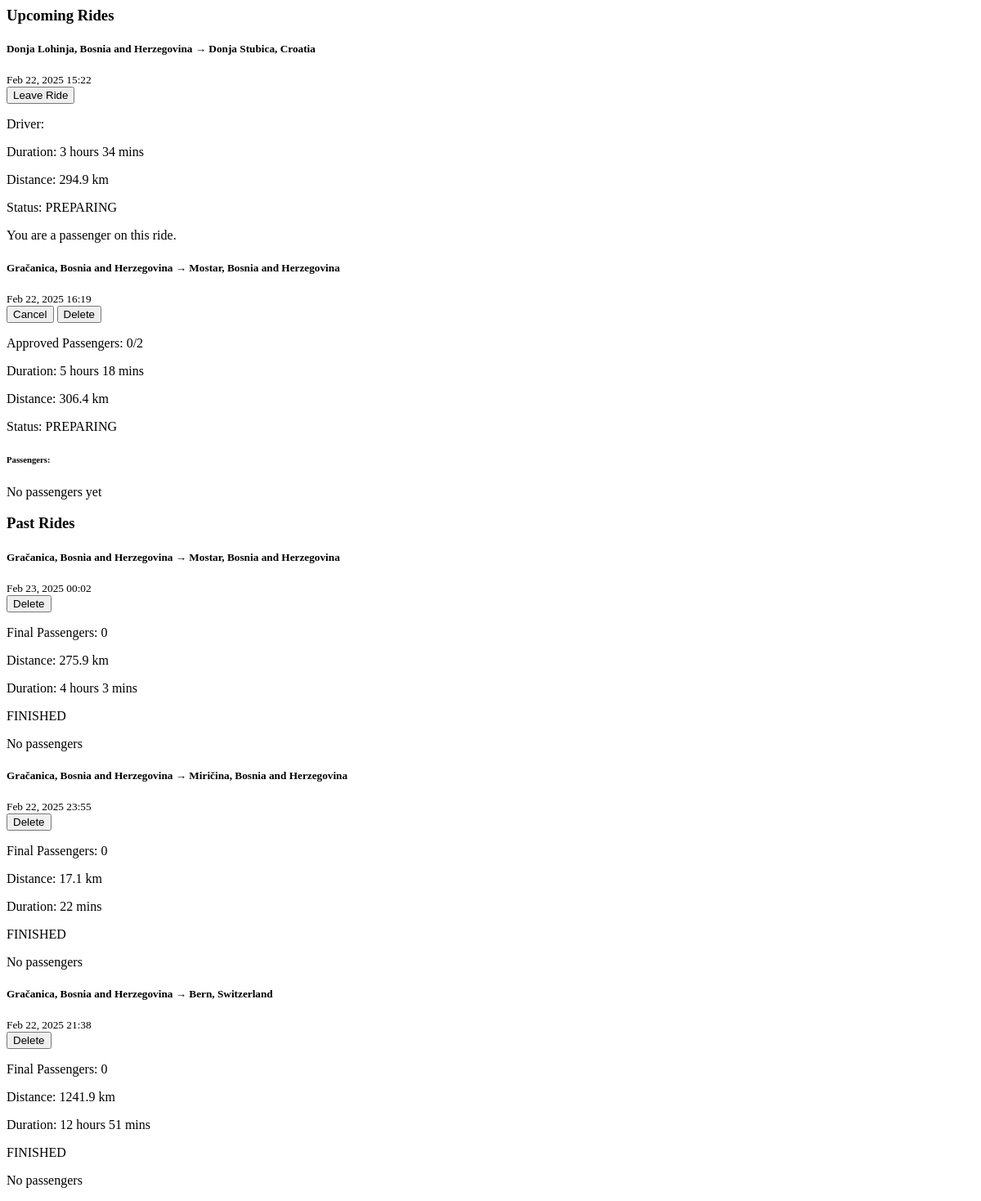
Before: /profile/my_rides/ (signed in) with the older database file.
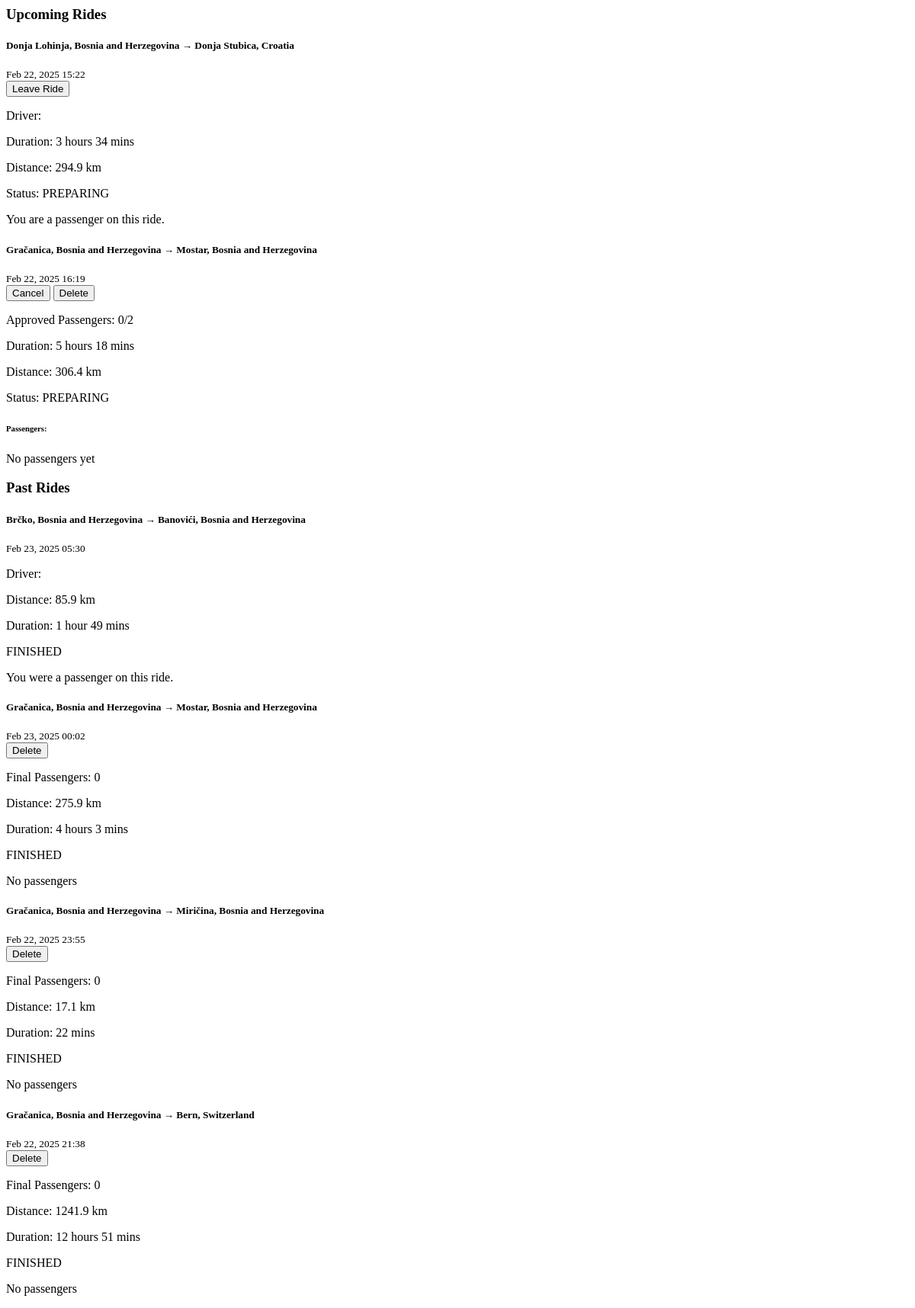
After: the same page with the newer database file.
### base/models.py (models this page shows)
class Ride(models.Model):
    start = models.CharField(max_length=50)
    end = models.CharField (max_length=50)
    distance = models.DecimalField(max_digits=10, decimal_places=2, default=0.00)
    travelers = models.IntegerField(default=1)
    duration = models.DurationField(null=True, blank=True)
    created_on = models.DateTimeField(default=timezone.now)  # Changed from auto_now_add
    start_date = models.DateTimeField(default=timezone.now)
    STATUS_CHOICES = [
        ('PREPARING', 'Preparing'),
        ('FINISHED', 'Finished'),
        ('CANCELED', 'Canceled'),
    ]
    status = models.CharField(
        max_length=10,
        choices=STATUS_CHOICES,
        default='PREPARING'
    )
    origin_place_id = models.CharField(max_length=255, null=True)
    origin_latitude = models.FloatField(default=0)
    origin_longitude = models.FloatField(default=0)
    destination_place_id = models.CharField(max_length=255, null=True)
    destination_latitude = models.FloatField(default=0)
    destination_longitude = models.FloatField(default=0)
    distance_km = models.FloatField(default=0)
    duration_text = models.CharField(max_length=100, null=True)
    selected_route_index = models.IntegerField(default=0)
    selected_route_polyline = models.TextField(default='')

### user_profile/views.py (the view)
# urls.py: path('', include('rides.urls')),
def rides(request):
    now = timezone.now()
    user = request.user
    approved_applications = Prefetch(
        'applications',
        queryset=RideApplication.objects.filter(status='APPROVED').select_related('user'),
        to_attr='approved_passengers'
    )
    user_rides = Ride.objects.filter(
        riders__user=user
    ).annotate(
        is_driver=Case(
            When(riders__user=user, riders__is_driver=True, then=True),
            default=False,
            output_field=BooleanField()
        ),
    approved_count=Count('applications', filter=Q(applications__status='APPROVED')),
    initial_travelers=F('travelers')
).prefetch_related(approved_applications, 'riders__user')
    future_rides = user_rides.filter(status='PREPARING').order_by('start_date')
    past_rides = user_rides.filter(~Q(status='PREPARING')).order_by('-start_date')
    context = {'future_rides': future_rides, 'past_rides': past_rides, 'user': user}
    return render(request, 'my_rides.html', context)

### user_profile/templates/my_rides.html (shortened to what the changed rows need)
{% load static %}
<div class="container mt-4">
    <div class="mb-5">
        {% if future_rides %}
            {% for ride in future_rides %}
            <div class="card mb-4 shadow-sm">
                <div class="card-header d-flex justify-content-between align-items-center">
                    <div>
                        <h5 class="mb-0">
                             {{ ride.start }} → {{ ride.end }}
                        </h5>
                        <small>{{ ride.start_date|date:"M d, Y H:i" }}</small>
                    </div>
                    <div class="d-flex gap-2">
                        {% if ride.is_driver %}
                            <button class="btn btn-warning btn-sm cancel-ride" data-ride-id="{{ ride.id }}">
                                 Cancel
                            </button>
                            <button class="btn btn-danger btn-sm delete-ride" data-ride-id="{{ ride.id }}">
                                 Delete
                            </button>
                        {% else %}
                            <button class="btn btn-secondary btn-sm leave-ride" data-ride-id="{{ ride.id }}">
                                 Leave Ride
                            </button>
                        {% endif %}
                    </div>
                </div>
                <div class="card-body">
                    <div class="row mb-3">
                        <div class="col-md-6">
                            {% if ride.is_driver %}
                                <p> Approved Passengers: {{ ride.approved_count }}/{{ ride.initial_travelers }}</p>
                            {% else %}
                                <p> Driver: {{ ride.driver_association.0.user.username }}</p>
                            {% endif %}
                            <p> Duration: {{ ride.duration_text }}</p>
                        </div>
                        <div class="col-md-6">
                            <p> Distance: {{ ride.distance_km|floatformat:1 }} km</p>
                            <p> Status: {{ ride.status }}</p>
                        </div>
                    </div>
                    {% if ride.is_driver %}
                        <h6>Passengers:</h6>
                        {% if ride.approved_count > 0 %}
                            <div class="list-group">
                                {% for application in ride.approved_passengers %}
                                    <div class="list-group-item d-flex justify-content-between align-items-center">
                                        <div class="d-flex align-items-center">
                                            {% if application.user.path_to_profile_picture %}
                                                <img src="{% static 'base/profile_pictures/'|add:application.user.path_to_profile_picture %}"
                                                     class="rounded-circle me-2"
                                                     width="40"
                                                     height="40"
                                                     alt="Profile photo">
                                            {% endif %}
                                            <div>
                                                <h6 class="mb-0">{{ application.user.username }}</h6>
                                                <small class="text-muted">Passenger</small>
                                            </div>
                                        </div>
                                        <form action="{% url 'user_profile:remove_passenger' %}" method="POST">
                                            {% csrf_token %}
                                            <p>{{ ride_id }}</p>
                                            <p>{{ application.user.id }}</p>
                                            <input type="hidden" name="ride_id" value="{{ ride.id }}">
                                            <input type="hidden" name="user_id" value="{{ application.user.id }}">
                                            <button class="btn btn-danger" type="submit">Remove passenger</button>
                                        </form>
                                    </div>
                                {% endfor %}
                            </div>
                        {% else %}
                            <p class="text-muted">No passengers yet</p>
                        {% endif %}
                    {% else %}
                        <p>You are a passenger on this ride.</p>
                    {% endif %}
                </div>
            </div>
            {% endfor %}
        {% else %}
            <div class="alert alert-info">
                <i class="bi bi-info-circle"></i> You have no upcoming rides.
            </div>
        {% endif %}
    </div>
    <div>
        {% if past_rides %}
            {% for ride in past_rides %}
                <div class="card mb-4 shadow-sm">
                    <div class="card-header bg-secondary text-white d-flex justify-content-between align-items-center">
                        <div>
                            <h5 class="mb-0">
                                 {{ ride.start }} → {{ ride.end }}
                            </h5>
                            <small>{{ ride.start_date|date:"M d, Y H:i" }}</small>
                        </div>
                        <div>
                            {% if ride.is_driver %}
                                <button class="btn btn-danger btn-sm delete-ride" data-ride-id="{{ ride.id }}">
                                     Delete
                                </button>
                            {% endif %}
                        </div>
                    </div>
                    <div class="card-body">
                        <div class="row mb-3">
                            <div class="col-md-6">
                                {% if ride.is_driver %}
                                    <p> Final Passengers: {{ ride.approved_count }}</p>
                                {% else %}
                                    <p> Driver: {{ ride.driver_association.0.user.username }}</p>
                                {% endif %}
                                <p> Distance: {{ ride.distance_km|floatformat:1 }} km</p>
                            </div>
                            <div class="col-md-6">
                                <p> Duration: {{ ride.duration_text }}</p>
                                <p>
                                    {{ ride.status }}
                                </p>
                            </div>
                        </div>
                        {% if ride.is_driver and ride.approved_count > 0 %}
                            <h6>Passengers:</h6>
                            <div class="list-group">
                                {% for association in ride.riders.all %}
                                    {% if not association.is_driver %}
                                        <div class="list-group-item">
                                            <div class="d-flex align-items-center">
                                                {% if association.user.path_to_profile_picture %}
                                                    <img src="{% static 'base/profile_pictures/'|add:association.user.path_to_profile_picture %}"
                                                         class="rounded-circle me-2"
                                                         width="40"
                                                         height="40"
                                                         alt="Profile photo">
                                                {% endif %}
                                                <div>
                                                    <h6 class="mb-0">{{ association.user.username }}</h6>
                                                    <small class="text-muted">Passenger</small>
                                                </div>
                                            </div>
                                        </div>
                                    {% endif %}
                                {% endfor %}
                            </div>
                        {% elif not ride.is_driver %}
                            <p>You were a passenger on this ride.</p>
                        {% else %}
                            <p class="text-muted">No passengers</p>
                        {% endif %}
                    </div>
                </div>
            {% endfor %}
        {% else %}
            <div class="alert alert-info">
                <i class="bi bi-info-circle"></i> You have no past rides.
            </div>
        {% endif %}
    </div>
</div>

Changed rows visible on the page:
added Ride: start "Brčko, Bosnia and Herzegovina", end "Banovići, Bosnia and Herzegovina", start_date "Feb 23, 2025 05:30", distance_km "85.9", duration_text "1 hour 49 mins", status "FINISHED", shows "You were a passenger on this ride.", shown under "Past Rides"
